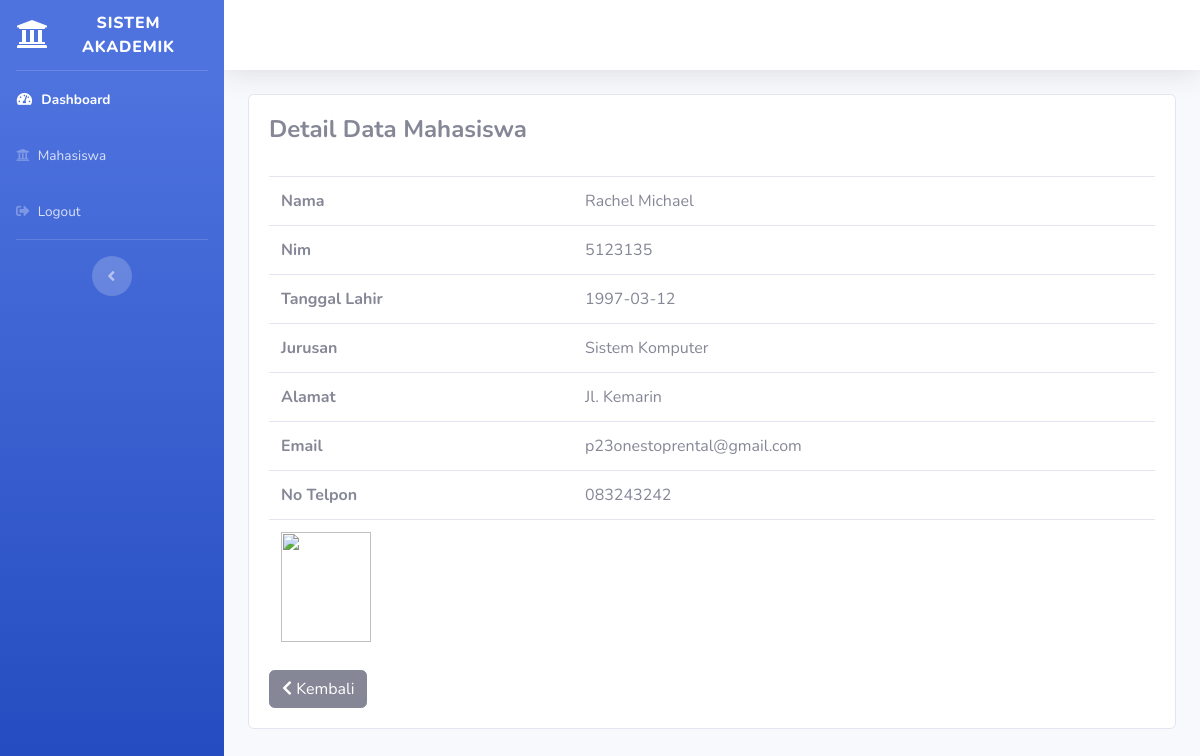
Screenshot of /administrator/mahasiswa/detail/7 with the database file from the repository.
### tables this page shows
CREATE TABLE `tb_mahasiswa` (
  `id` int(11) NOT NULL,
  `nama` varchar(120) NOT NULL,
  `nim` int(8) NOT NULL,
  `tgl_lahir` date NOT NULL,
  `jurusan` varchar(50) NOT NULL,
  `alamat` varchar(100) NOT NULL,
  `email` varchar(50) NOT NULL,
  `no_telp` varchar(20) NOT NULL,
  `foto` varchar(500) NOT NULL
);

### application/controllers/administrator/Mahasiswa.php (called while the page is built, shortened)
<?php defined('BASEPATH') or die('No direct script access allowed');
class Mahasiswa extends CI_Controller
{
    public function detail($id)
    {
        $this->load->model('M_mahasiswa');
        $detail = $this->M_mahasiswa->detail_data($id);
        $data['detail'] = $detail;
        $this->load->view('template_administrator/header');
        $this->load->view('template_administrator/sidebar');
        $this->load->view('administrator/detail_mahasiswa', $data);
        $this->load->view('template_administrator/footer');
    }
}

### index.php (called while the page is built, shortened)
<?php
require_once BASEPATH.'core/CodeIgniter.php';

### application/models/M_mahasiswa.php (called while the page is built, shortened)
<?php
class M_mahasiswa extends CI_Model
{
    public function detail_data($id = Null)
    {
        $query = $this->db->get_where('tb_mahasiswa', array('id' => $id))->row();
        return $query;
    }
}

### application/views/administrator/detail_mahasiswa.php (the view)
<div class="content-wrapper">
    <div class="container-fluid">
        <section class="content">
            <div class="card">
                <div class="card-body">
                    <h4><strong>Detail Data Mahasiswa</strong></h4><br>
                    <table class="table">
                        <tr>
                            <th>Nama</th>
                            <td><?php echo $detail->nama ?></td>
                        </tr>
                        <tr>
                            <th>Nim</th>
                            <td><?php echo $detail->nim ?></td>
                        </tr>
                        <tr>
                            <th>Tanggal Lahir</th>
                            <td><?php echo $detail->tgl_lahir ?></td>
                        </tr>
                        <tr>
                            <th>Jurusan</th>
                            <td><?php echo $detail->jurusan ?></td>
                        </tr>
                        <tr>
                            <th>Alamat</th>
                            <td><?php echo $detail->alamat ?></td>
                        </tr>
                        <tr>
                            <th>Email</th>
                            <td><?php echo $detail->email ?></td>
                        </tr>
                        <tr>
                            <th>No Telpon</th>
                            <td><?php echo $detail->no_telp ?></td>
                        </tr>
                        <tr>
                            <td colspan="2">
                                <img src="<?php echo base_url(); ?>assets/foto/<?php echo $detail->foto; ?>" width="90" height="110">
                            </td>
                        </tr>
                    </table>
                    <a href="<?php echo base_url() . 'administrator/mahasiswa/index' ?>" class="btn btn-secondary"><i class="fas fa-chevron-left"></i> Kembali</a>
                </div>
            </div>
        </section>
    </div>
</div>

### rows the page displays
tb_mahasiswa: nama "Rachel Michael", nim "5123135", tgl_lahir "1997-03-12", jurusan "Sistem Komputer", alamat "Jl. Kemarin", email "p23onestoprental@gmail.com", no_telp "083243242"
